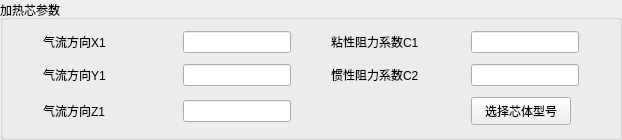
       <widget class="QGroupBox" name="hc_c">
        <property name="enabled">
         <bool>true</bool>
        </property>
        <property name="minimumSize">
         <size>
          <width>0</width>
          <height>140</height>
         </size>
        </property>
        <property name="maximumSize">
         <size>
          <width>16777215</width>
          <height>185</height>
         </size>
        </property>
        <property name="title">
         <string>加热芯参数</string>
        </property>
        <layout class="QGridLayout" name="gridLayout_2">
         <property name="leftMargin">
          <number>40</number>
         </property>
         <property name="topMargin">
          <number>10</number>
         </property>
         <property name="rightMargin">
          <number>40</number>
         </property>
         <property name="bottomMargin">
          <number>10</number>
         </property>
         <property name="horizontalSpacing">
          <number>40</number>
         </property>
         <property name="verticalSpacing">
          <number>10</number>
         </property>
         <item row="1" column="3">
          <widget class="QLineEdit" name="hc_c2_edit">
           <property name="minimumSize">
            <size>
             <width>0</width>
             <height>22</height>
            </size>
           </property>
           <property name="maximumSize">
            <size>
             <width>132</width>
             <height>22</height>
            </size>
           </property>
          </widget>
         </item>
         <item row="1" column="2">
          <widget class="QLabel" name="label_hc_C2">
           <property name="minimumSize">
            <size>
             <width>100</width>
             <height>0</height>
            </size>
           </property>
           <property name="maximumSize">
            <size>
             <width>16777215</width>
             <height>24</height>
            </size>
           </property>
           <property name="text">
            <string>惯性阻力系数C2</string>
           </property>
           <property name="buddy">
            <cstring>evap_c2_edit</cstring>
           </property>
          </widget>
         </item>
         <item row="0" column="3">
          <widget class="QLineEdit" name="hc_c1_edit">
           <property name="minimumSize">
            <size>
             <width>0</width>
             <height>22</height>
            </size>
           </property>
           <property name="maximumSize">
            <size>
             <width>132</width>
             <height>22</height>
            </size>
           </property>
          </widget>
         </item>
         <item row="0" column="2">
          <widget class="QLabel" name="label_hc_C1">
           <property name="minimumSize">
            <size>
             <width>100</width>
             <height>0</height>
            </size>
           </property>
           <property name="maximumSize">
            <size>
             <width>16777215</width>
             <height>24</height>
            </size>
           </property>
           <property name="text">
            <string>粘性阻力系数C1</string>
           </property>
           <property name="buddy">
            <cstring>evap_c1_edit</cstring>
           </property>
          </widget>
         </item>
         <item row="0" column="1">
          <widget class="QLineEdit" name="hc_x1_edit">
           <property name="minimumSize">
            <size>
             <width>0</width>
             <height>22</height>
            </size>
           </property>
           <property name="maximumSize">
            <size>
             <width>132</width>
             <height>22</height>
            </size>
           </property>
          </widget>
         </item>
         <item row="1" column="1">
          <widget class="QLineEdit" name="hc_y1_edit">
           <property name="minimumSize">
            <size>
             <width>0</width>
             <height>22</height>
            </size>
           </property>
           <property name="maximumSize">
            <size>
             <width>132</width>
             <height>22</height>
            </size>
           </property>
          </widget>
         </item>
         <item row="2" column="1">
          <widget class="QLineEdit" name="hc_z1_edit">
           <property name="minimumSize">
            <size>
             <width>0</width>
             <height>22</height>
            </size>
           </property>
           <property name="maximumSize">
            <size>
             <width>132</width>
             <height>22</height>
            </size>
           </property>
          </widget>
         </item>
         <item row="0" column="0">
          <widget class="QLabel" name="label_hc_x1">
           <property name="minimumSize">
            <size>
             <width>100</width>
             <height>0</height>
            </size>
           </property>
           <property name="maximumSize">
            <size>
             <width>16777215</width>
             <height>24</height>
            </size>
           </property>
           <property name="text">
            <string>气流方向X1</string>
           </property>
           <property name="buddy">
            <cstring>evap_x1_edit</cstring>
           </property>
          </widget>
         </item>
         <item row="1" column="0">
          <widget class="QLabel" name="label_hc_y1">
           <property name="minimumSize">
            <size>
             <width>100</width>
             <height>0</height>
            </size>
           </property>
           <property name="maximumSize">
            <size>
             <width>16777215</width>
             <height>24</height>
            </size>
           </property>
           <property name="text">
            <string>气流方向Y1</string>
           </property>
           <property name="buddy">
            <cstring>evap_y1_edit</cstring>
           </property>
          </widget>
         </item>
         <item row="2" column="0">
          <widget class="QLabel" name="label_hc_z1">
           <property name="minimumSize">
            <size>
             <width>100</width>
             <height>0</height>
            </size>
           </property>
           <property name="maximumSize">
            <size>
             <width>16777215</width>
             <height>24</height>
            </size>
           </property>
           <property name="text">
            <string>气流方向Z1</string>
           </property>
           <property name="buddy">
            <cstring>evap_z1_edit</cstring>
           </property>
          </widget>
         </item>
         <item row="2" column="3">
          <widget class="QPushButton" name="choose_hc_btn">
           <property name="minimumSize">
            <size>
             <width>0</width>
             <height>28</height>
            </size>
           </property>
           <property name="maximumSize">
            <size>
             <width>100</width>
             <height>16777215</height>
            </size>
           </property>
           <property name="text">
            <string>选择芯体型号</string>
           </property>
           <property name="autoDefault">
            <bool>false</bool>
           </property>
          </widget>
         </item>
        </layout>
       </widget>
